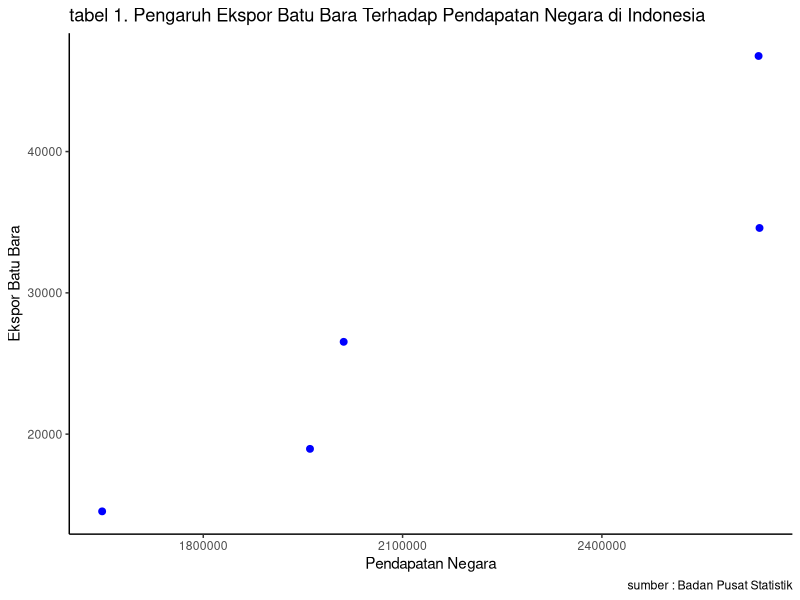

Generate this figure with R:
## ---- chunk 1
#| warning: false
#| echo: true
library("tidyverse")
library("readxl")
library("dplyr")
## ---- chunk 2
#import dataset
library("readxl")
gab<-read_excel('gab.xlsx')
head(gab)
## ---- chunk 3
library("ggplot2")
library("readxl")
library("dplyr")
ggplot(data=gab,aes(x=PN,y=EBB))+
  geom_point(color="blue",size=2)+
  labs(title="tabel 1. Pengaruh Ekspor Batu Bara Terhadap Pendapatan Negara di Indonesia",
       x="Pendapatan Negara",
       y="Ekspor Batu Bara",
       caption = "sumber : Badan Pusat Statistik")+
  theme_classic()
## ---- chunk 4
#import dataset
library(readxl)
gab<-read_excel('gab.xlsx')
head(gab)
## ---- chunk 5
reg1<-lm(PN~EBB,data=gab)
summary(reg1)
